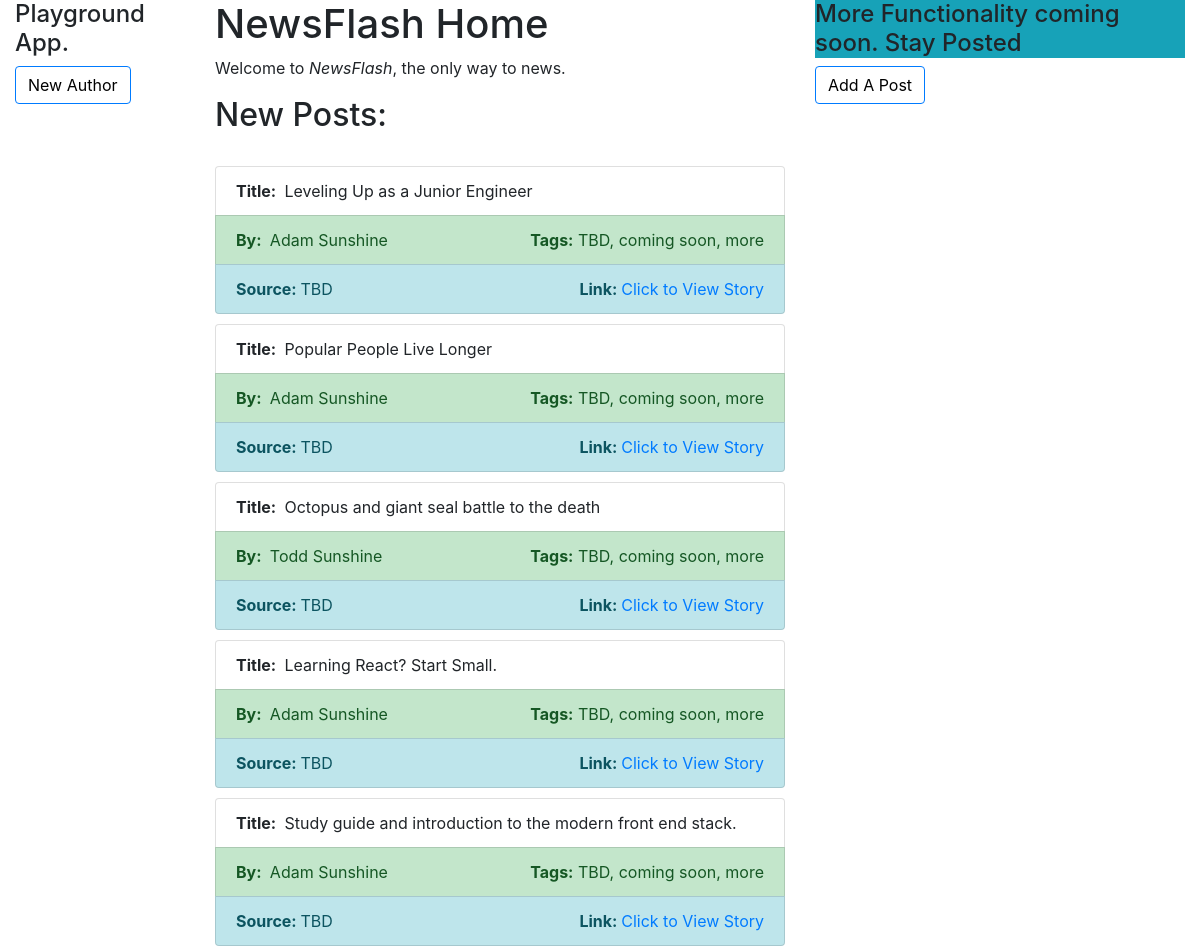
Before: /flash/ (upper part) with the older database file.
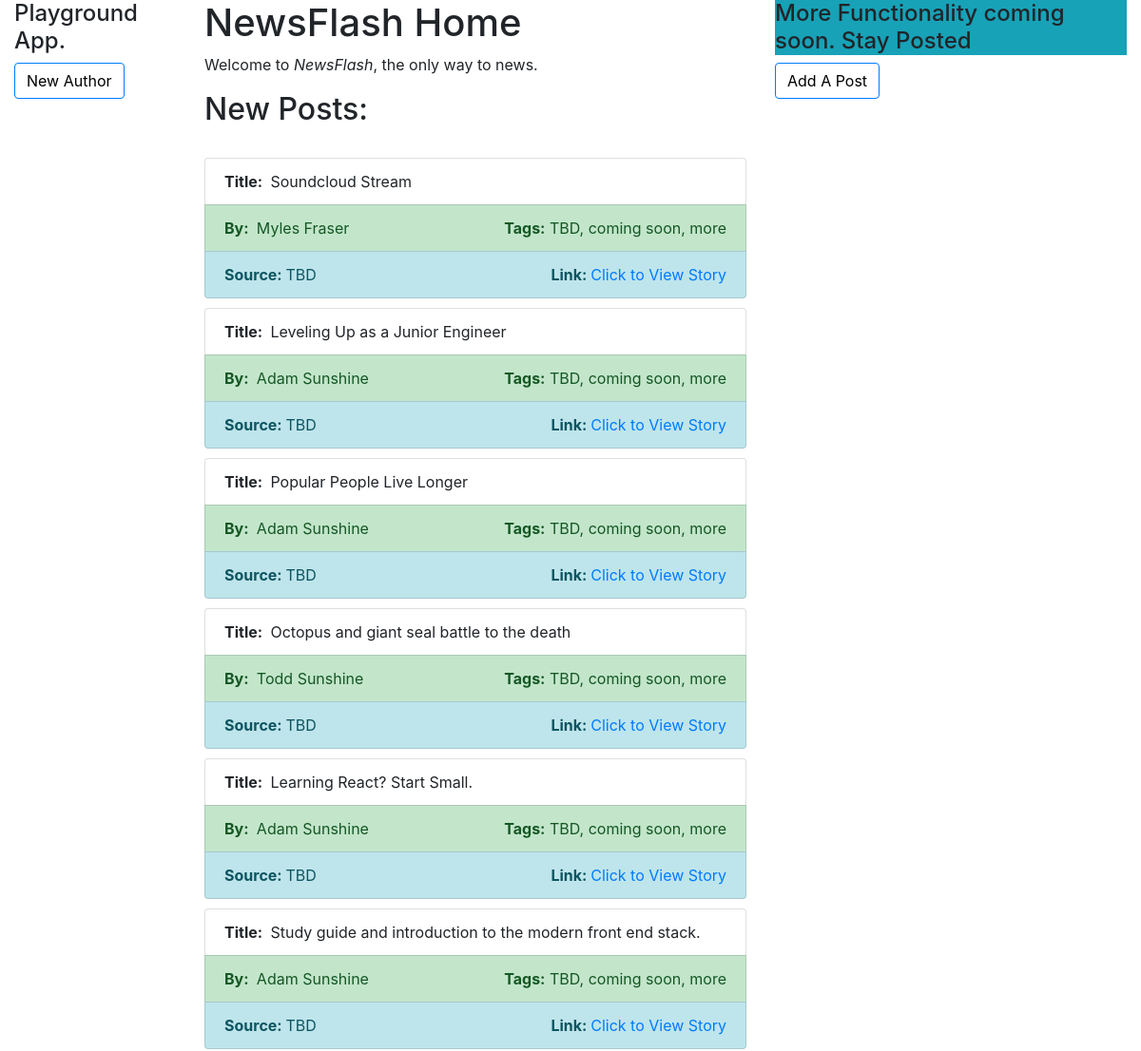
After: the same page with the newer database file.
### flash/models.py (models this page shows, shortened)
class Post(models.Model):
    title = models.CharField(max_length=100)
    author = models.ForeignKey('Author',on_delete=models.SET_NULL, null=True)
    url = models.URLField(max_length=1000)
    created_at = models.DateTimeField(auto_now_add=True)
    class Meta:
         ordering = ['-created_at']

class Author(models.Model):
    first_name = models.CharField(max_length=100)
    last_name = models.CharField(max_length=100)
    email = models.CharField(max_length=70)
    def __str__(self):
        return '%s %s' % (self.first_name, self.last_name)

### flash/views.py (the view)
def index(request):
    num_posts=Post.objects.all()
    num_authors=Author.objects.count()  # The 'all()' is implied by default.
    return render(
        request,
        'index.html',
        context={'num_posts':num_posts,'num_authors':num_authors},
    )

### flash/templates/index.html
{% extends "base_generic.html" %}
{% block sidebar %}
<a href="/flash/write" class="btn btn-outline-primary" style="color:black;">New Author</a>
{% endblock %}
{% block content %}
<h1>NewsFlash Home</h1>
  <p>Welcome to <em>NewsFlash</em>, the only way to news.</p>
<h2>New Posts:</h2>
  <br>
  {% for post in num_posts %}
  <div class="well">
  <ul class="list-group single-post">
    <li class="list-group-item"><strong>Title: </strong>&nbsp;{{ post.title }}</li>
    <li class="list-group-item list-group-item-success d-flex justify-content-between">
      <div><strong>By: </strong>&nbsp;{{ post.author }}</div>
      <div><strong>Tags:</strong>&nbsp;TBD, coming soon, more</div>
    </li>
    <li class="list-group-item list-group-item-info d-flex justify-content-between">
        <div><strong>Source:&nbsp;</strong>TBD</div>
        <div>
          <strong>Link:&nbsp;</strong><a href="{{ post.url }}" target="_blank">Click to View Story</a>
        </div>
    </li>
  </ul>
</div>
  {% endfor %}
{% endblock %}
{% block addpost %}
<a href="/flash/create" class="btn btn-outline-primary" style="color:black;">Add A Post</a>
{% endblock %}

Changed rows visible on the page:
added Post: title "Soundcloud Stream", author "Myles Fraser"
